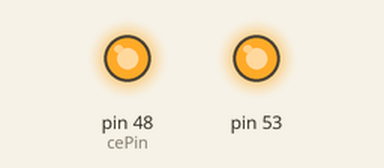
This sketch was run on a simulated Arduino Mega 2560, built with avr-gcc and run on an emulated ATmega2560. On the bench: output pins drawn as LEDs (lit = HIGH). Wiring (inferred from the names in the program): HMC5883L compass at I2C address 0x1E. Pins used as bus, display or sensor lines are not drawn.

Above: at 0.1 s.
Timing chart, 0 to 1.6 s (numbered marks = the images above):
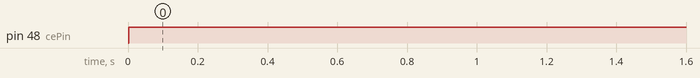

The sketch:

Mobil_test1.ino
```cpp
//los pines para los motores , giro hacia adelante son:
//analogWrite(10,255); m2
//analogWrite(11,255); m1

// Reference the I2C Library
#include <Wire.h>
// Reference the HMC5883L Compass Library
#include <HMC5883L.h>

#include <SPI.h>
#include <Mirf.h>
#include <nRF24L01.h>
#include <MirfHardwareSpiDriver.h>

#define k 1
// Store our compass as a variable.
HMC5883L compass;
// Record any errors that may occur in the compass.
int error = 0;

int rate[9];
int rate2[9];
float lat,lon; //COORDENADAS OBJETIVO RECIBIDOS DESDE LA INTERFAZ
float A[2],F[2]; //COORDENADAS ACTUAL Y FINAL
float v1=150,v2=150;//señales de salida(control)
float alpha,beta,phi;

int ibyte;
int datas[10];
unsigned long lastTime;

// Out setup routine, here we will configure the microcontroller and compass.
void setup()
{
  // Initialize the serial port.
  Serial.begin(9600);
  Serial1.begin(9600);

  Mirf.cePin = 48;             //ce pin on Mega 2560, REMOVE THIS LINE IF YOU ARE USING AN UNO
  Mirf.csnPin = 49;            //csn pin on Mega 2560, REMOVE THIS LINE IF YOU ARE USING AN UNO
  Mirf.spi = &MirfHardwareSpi;
  Mirf.init();
  Mirf.setTADDR((byte *)"serv1");
  Mirf.payload = sizeof(rate);
  Mirf.config();

  Wire.begin(); // Start the I2C interface.

  compass = HMC5883L(); // Construct a new HMC5883 compass.
  error = compass.SetScale(1.3); // Set the scale of the compass.

  error = compass.SetMeasurementMode(Measurement_Continuous); // Set the measurement mode to Continuous
}

// Our main program loop.
void loop()
{
  rate2[0]=6;
  rate2[1]=7;
  rate2[2]=8;
  rate2[3]=9;

  rate2[4]=10;
  rate2[5]=11;
  rate2[6]=12;
  rate2[7]=13;
  rate2[8]=1; //si es 1 detecto imagen objetivo , si es 0 no detecta aun onjetivo.

  Mirf.send((byte *) &rate2);

  while(Mirf.isSending()){
  }

}

float integracion_gps(int a , int b , int c , int d){

return -((float)a+(float)b/100.000000+(float)c/10000.000000+(float)d/1000000.000000);

}
```

Measured:
- by itself, pin 48 (cePin): LOW → HIGH at 0.00 s
